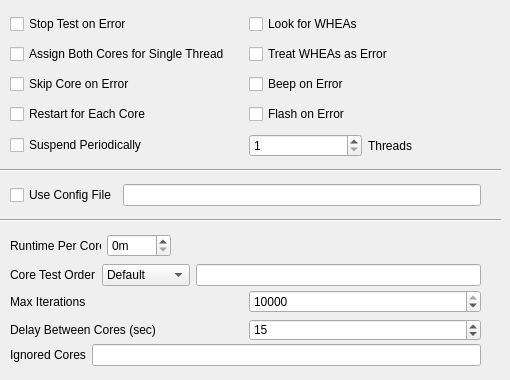
    <widget class="QWidget" name="tab_1">
     <attribute name="title">
      <string>General</string>
     </attribute>
     <widget class="QWidget" name="gridLayoutWidget">
      <property name="geometry">
       <rect>
        <x>10</x>
        <y>230</y>
        <width>161</width>
        <height>31</height>
       </rect>
      </property>
      <layout class="QGridLayout" name="gridLayout_3">
       <item row="0" column="1">
        <widget class="QSpinBox" name="spinBox_9">
         <property name="suffix">
          <string>m</string>
         </property>
         <property name="maximum">
          <number>1000</number>
         </property>
        </widget>
       </item>
       <item row="0" column="0">
        <widget class="QLabel" name="label_14">
         <property name="toolTip">
          <string>&lt;html&gt;&lt;head/&gt;&lt;body&gt;&lt;p&gt;Path to config file.&lt;/p&gt;&lt;p&gt;configs\configs\quick-initial-test.yCruncher.config.ini&lt;/p&gt;&lt;/body&gt;&lt;/html&gt;</string>
         </property>
         <property name="text">
          <string>Runtime Per Core:</string>
         </property>
         <property name="alignment">
          <set>Qt::AlignLeading|Qt::AlignLeft|Qt::AlignVCenter</set>
         </property>
        </widget>
       </item>
      </layout>
     </widget>
     <widget class="QWidget" name="gridLayoutWidget_2">
      <property name="geometry">
       <rect>
        <x>10</x>
        <y>260</y>
        <width>471</width>
        <height>31</height>
       </rect>
      </property>
      <layout class="QGridLayout" name="gridLayout_4">
       <item row="0" column="0">
        <widget class="QLabel" name="label_4">
         <property name="toolTip">
          <string>&lt;html&gt;&lt;head/&gt;&lt;body&gt;&lt;p&gt;Path to config file.&lt;/p&gt;&lt;p&gt;configs\configs\quick-initial-test.yCruncher.config.ini&lt;/p&gt;&lt;/body&gt;&lt;/html&gt;</string>
         </property>
         <property name="text">
          <string>Core Test Order</string>
         </property>
        </widget>
       </item>
       <item row="0" column="1">
        <widget class="QComboBox" name="comboBox_1">
         <item>
          <property name="text">
           <string>Default</string>
          </property>
         </item>
         <item>
          <property name="text">
           <string>Alternate</string>
          </property>
         </item>
         <item>
          <property name="text">
           <string>Sequential</string>
          </property>
         </item>
         <item>
          <property name="text">
           <string>Random</string>
          </property>
         </item>
         <item>
          <property name="text">
           <string>Custom</string>
          </property>
         </item>
        </widget>
       </item>
       <item row="0" column="2">
        <widget class="QLineEdit" name="lineEdit_6">
         <property name="inputMask">
          <string extracomment="Custom"/>
         </property>
         <property name="text">
          <string/>
         </property>
        </widget>
       </item>
      </layout>
     </widget>
     <widget class="QWidget" name="gridLayoutWidget_3">
      <property name="geometry">
       <rect>
        <x>10</x>
        <y>290</y>
        <width>471</width>
        <height>51</height>
       </rect>
      </property>
      <layout class="QGridLayout" name="gridLayout_5">
       <item row="0" column="1">
        <widget class="QSpinBox" name="spinBox_12">
         <property name="minimum">
          <number>1</number>
         </property>
         <property name="maximum">
          <number>10000</number>
         </property>
         <property name="value">
          <number>10000</number>
         </property>
        </widget>
       </item>
       <item row="0" column="0">
        <widget class="QLabel" name="label_5">
         <property name="text">
          <string>Max Iterations</string>
         </property>
        </widget>
       </item>
       <item row="1" column="0">
        <widget class="QLabel" name="label_7">
         <property name="text">
          <string>Delay Between Cores (sec)</string>
         </property>
        </widget>
       </item>
       <item row="1" column="1">
        <widget class="QSpinBox" name="spinBox_2">
         <property name="maximum">
          <number>60</number>
         </property>
         <property name="value">
          <number>15</number>
         </property>
        </widget>
       </item>
      </layout>
     </widget>
     <widget class="Line" name="line">
      <property name="geometry">
       <rect>
        <x>0</x>
        <y>210</y>
        <width>501</width>
        <height>20</height>
       </rect>
      </property>
      <property name="orientation">
       <enum>Qt::Horizontal</enum>
      </property>
     </widget>
     <widget class="Line" name="line_2">
      <property name="geometry">
       <rect>
        <x>0</x>
        <y>160</y>
        <width>501</width>
        <height>20</height>
       </rect>
      </property>
      <property name="orientation">
       <enum>Qt::Horizontal</enum>
      </property>
     </widget>
     <widget class="QWidget" name="gridLayoutWidget_7">
      <property name="geometry">
       <rect>
        <x>10</x>
        <y>10</y>
        <width>471</width>
        <height>151</height>
       </rect>
      </property>
      <layout class="QGridLayout" name="gridLayout_1">
       <item row="0" column="1">
        <widget class="QCheckBox" name="checkBox_8">
         <property name="text">
          <string>Look for WHEAs</string>
         </property>
         <property name="checked">
          <bool>false</bool>
         </property>
        </widget>
       </item>
       <item row="1" column="1">
        <widget class="QCheckBox" name="checkBox_9">
         <property name="text">
          <string>Treat WHEAs as Error</string>
         </property>
         <property name="checked">
          <bool>false</bool>
         </property>
        </widget>
       </item>
       <item row="2" column="1">
        <widget class="QCheckBox" name="checkBox_6">
         <property name="text">
          <string>Beep on Error</string>
         </property>
         <property name="checked">
          <bool>false</bool>
         </property>
        </widget>
       </item>
       <item row="3" column="1">
        <widget class="QCheckBox" name="checkBox_7">
         <property name="text">
          <string>Flash on Error</string>
         </property>
         <property name="checked">
          <bool>false</bool>
         </property>
        </widget>
       </item>
       <item row="4" column="1">
        <layout class="QHBoxLayout" name="horizontalLayout_2">
         <item>
          <widget class="QSpinBox" name="spinBox1">
           <property name="minimum">
            <number>1</number>
           </property>
           <property name="maximum">
            <number>2</number>
           </property>
          </widget>
         </item>
         <item>
          <widget class="QLabel" name="label">
           <property name="text">
            <string>Threads</string>
           </property>
          </widget>
         </item>
        </layout>
       </item>
       <item row="0" column="0">
        <widget class="QCheckBox" name="checkBox_3">
         <property name="toolTip">
          <string>&lt;html&gt;&lt;head/&gt;&lt;body&gt;&lt;p&gt;&lt;span style=&quot; font-size:10pt;&quot;&gt;Stop the whole testing process if an error occurrs. If set to Disabled, the stress test program will be restarted when an error occurs, and the core that caused the error will be skipped in the next iteration.&lt;/span&gt;&lt;/p&gt;&lt;p&gt;&lt;span style=&quot; font-size:10pt; font-weight:600;&quot;&gt;Default: Disabled&lt;/span&gt;&lt;br/&gt;&lt;/p&gt;&lt;/body&gt;&lt;/html&gt;</string>
         </property>
         <property name="whatsThis">
          <string>&lt;html&gt;&lt;head/&gt;&lt;body&gt;&lt;p&gt;Stop the whole testing process if an error occurred&lt;/p&gt;&lt;p&gt;If set to Disabled, the stress test programm will be restarted when an error&lt;/p&gt;&lt;p&gt;occurs and the core that caused the error will be skipped in the next iteration&lt;/p&gt;&lt;p&gt;&lt;br/&gt;&lt;/p&gt;&lt;p&gt;Default: Disabled&lt;/p&gt;&lt;p&gt;&lt;br/&gt;&lt;/p&gt;&lt;/body&gt;&lt;/html&gt;</string>
         </property>
         <property name="text">
          <string>Stop Test on Error</string>
         </property>
         <property name="checked">
          <bool>false</bool>
         </property>
        </widget>
       </item>
       <item row="1" column="0">
        <widget class="QCheckBox" name="checkBox_4">
         <property name="toolTip">
          <string>&lt;html&gt;&lt;head/&gt;&lt;body&gt;&lt;p&gt;&lt;span style=&quot; font-size:10pt;&quot;&gt;Use only one thread for load generation, but assign this thread to both virtual (logical) cores. The Windows Scheduler or the internal CPU scheduler will choose which of both virtual CPU is used. This may lead to additional stress situation otherwise not possible. This setting has no effect if Hyperthreading / SMT is disabled or if user sets the test to use 2 threads. &lt;/span&gt;&lt;/p&gt;&lt;p&gt;&lt;br/&gt;&lt;/p&gt;&lt;p&gt;&lt;span style=&quot; font-size:10pt; font-weight:600;&quot;&gt;Default: 0&lt;/span&gt;&lt;/p&gt;&lt;p&gt;&lt;br/&gt;&lt;/p&gt;&lt;/body&gt;&lt;/html&gt;</string>
         </property>
         <property name="whatsThis">
          <string>&lt;html&gt;&lt;head/&gt;&lt;body&gt;&lt;p&gt;&lt;span style=&quot; font-size:10pt;&quot;&gt;Use only one thread for load generation, but assign this thread to both virtual (logical) cores. The Windows Scheduler or the internal CPU scheduler will choose which of both virtual CPU is used. This may lead to additional stress situation otherwise not possible. This setting has no effect if Hyperthreading / SMT is disabled or if user sets the test to use 2 threads. &lt;/span&gt;&lt;/p&gt;&lt;p&gt;&lt;br/&gt;&lt;/p&gt;&lt;p&gt;&lt;span style=&quot; font-size:10pt; font-weight:600;&quot;&gt;Default: 0&lt;/span&gt;&lt;/p&gt;&lt;/body&gt;&lt;/html&gt;</string>
         </property>
         <property name="text">
          <string>Assign Both Cores for Single Thread</string>
         </property>
        </widget>
       </item>
       <item row="2" column="0">
        <widget class="QCheckBox" name="checkBox_2">
         <property name="text">
          <string>Skip Core on Error</string>
         </property>
         <property name="checked">
          <bool>false</bool>
         </property>
        </widget>
       </item>
       <item row="3" column="0">
        <widget class="QCheckBox" name="checkBox_10">
         <property name="text">
          <string>Restart for Each Core</string>
         </property>
        </widget>
       </item>
       <item row="4" column="0">
        <widget class="QCheckBox" name="checkBox_5">
         <property name="text">
          <string>Suspend Periodically</string>
         </property>
         <property name="checked">
          <bool>false</bool>
         </property>
        </widget>
       </item>
      </layout>
     </widget>
     <widget class="QWidget" name="gridLayoutWidget_8">
      <property name="geometry">
       <rect>
        <x>10</x>
        <y>180</y>
        <width>471</width>
        <height>31</height>
       </rect>
      </property>
      <layout class="QGridLayout" name="gridLayout_2">
       <item row="0" column="0">
        <widget class="QCheckBox" name="checkBox_12">
         <property name="text">
          <string>Use Config File</string>
         </property>
        </widget>
       </item>
       <item row="0" column="1">
        <widget class="QLineEdit" name="lineEdit_11"/>
       </item>
      </layout>
     </widget>
     <widget class="QWidget" name="gridLayoutWidget_9">
      <property name="geometry">
       <rect>
        <x>10</x>
        <y>340</y>
        <width>471</width>
        <height>31</height>
       </rect>
      </property>
      <layout class="QGridLayout" name="gridLayout_6">
       <item row="0" column="0">
        <widget class="QLabel" name="label_3">
         <property name="toolTip">
          <string>&lt;html&gt;&lt;head/&gt;&lt;body&gt;&lt;p&gt;Ignore certain cores&lt;/p&gt;&lt;p&gt;Comma separated list of cores that will not be tested&lt;/p&gt;&lt;p&gt;The enumeration of cores starts with 0&lt;/p&gt;&lt;p&gt;&lt;br/&gt;&lt;/p&gt;&lt;p&gt;Example: coresToIgnore = 0, 1, 2&lt;/p&gt;&lt;p&gt;Default: (empty)&lt;/p&gt;&lt;p&gt;&lt;br/&gt;&lt;/p&gt;&lt;/body&gt;&lt;/html&gt;</string>
         </property>
         <property name="text">
          <string>Ignored Cores</string>
         </property>
        </widget>
       </item>
       <item row="0" column="1">
        <widget class="QLineEdit" name="lineEdit">
         <property name="toolTip">
          <string>&lt;html&gt;&lt;head/&gt;&lt;body&gt;&lt;p&gt;Ignore certain cores&lt;/p&gt;&lt;p&gt;Comma separated list of cores that will not be tested&lt;/p&gt;&lt;p&gt;The enumeration of cores starts with 0&lt;/p&gt;&lt;p&gt;&lt;br/&gt;&lt;/p&gt;&lt;p&gt;Example: coresToIgnore = 0, 1, 2&lt;/p&gt;&lt;p&gt;Default: (empty)&lt;/p&gt;&lt;p&gt;&lt;br/&gt;&lt;/p&gt;&lt;/body&gt;&lt;/html&gt;</string>
         </property>
        </widget>
       </item>
      </layout>
     </widget>
    </widget>
